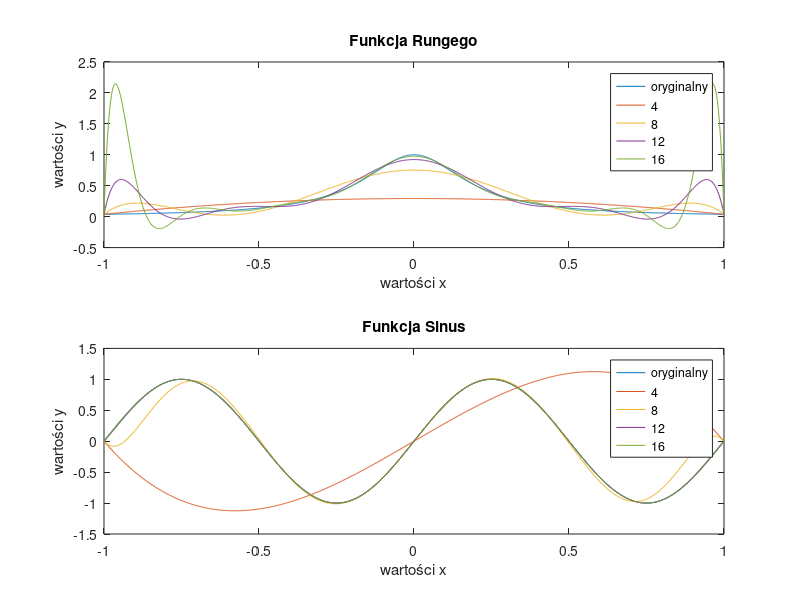

Recreate this plot in MATLAB.
function [V, original_Runge, original_sine, interpolated_Runge, interpolated_sine] = zadanie1()
% Rozmiar tablic komórkowych (cell arrays) V, interpolated_Runge, interpolated_sine: [1,4].
% V{i} zawiera macierz Vandermonde wyznaczoną dla liczby węzłów interpolacji równej N(i)
% original_Runge - wektor wierszowy zawierający wartości funkcji Runge dla wektora x_fine=linspace(-1, 1, 1000)
% original_sine - wektor wierszowy zawierający wartości funkcji sinus dla wektora x_fine
% interpolated_Runge{i} stanowi wierszowy wektor wartości funkcji interpolującej 
%       wyznaczonej dla funkcji Runge (wielomian stopnia N(i)-1) w punktach x_fine
% interpolated_sine{i} stanowi wierszowy wektor wartości funkcji interpolującej
%       wyznaczonej dla funkcji sinus (wielomian stopnia N(i)-1) w punktach x_fine
    N = 4:4:16;
    x_fine = linspace(-1, 1, 1000);
    runge_function = @(x) 1 ./ (1 + 25 * x.^2);

    original_Runge = runge_function(x_fine);

    subplot(2,1,1);
    plot(x_fine, original_Runge);
    hold on;
    for i = 1:length(N)
        V{i} = vandermonde_matrix(N(i));% macierz Vandermonde
        x_coarse = linspace(-1, 1, N(i)); % Węzły interpolacji
        y_runge = runge_function(x_coarse); % Wartości funkcji Runge w węzłach interpolacji
        coeff_runge = V{i}\y_runge'; % współczynniki wielomianu interpolującego
        interpolated_Runge{i} = polyval(flipud(coeff_runge), x_fine); % wartosci funkcji interpolującej
        plot (x_fine, interpolated_Runge{i});
    end
    title('Funkcja Rungego');
     xlabel('wartości x');
     ylabel('wartości y');
     legend('oryginalny','4', '8','12','16');
    hold off


    original_sine = sin(2 * pi * x_fine);
    subplot(2,1,2);
    plot(x_fine, original_sine);
    hold on;
    for i = 1:length(N)
        x_coarse = linspace(-1, 1, N(i));
        sin_y = sin(2 * pi * x_coarse);
        coeff_sine = V{i}\sin_y';
        interpolated_sine{i} = polyval(flipud(coeff_sine), x_fine);
        plot (x_fine,interpolated_sine{i});
    end
    title('Funkcja Sinus');
    xlabel('wartości x');
    ylabel('wartości y');
    legend('oryginalny','4', '8','12','16');

    hold off
    print -dpng zadanie1.png 
    hold off
end

function V = vandermonde_matrix(N)
    % Generuje macierz Vandermonde dla N równomiernie rozmieszczonych w przedziale [-1, 1] węzłów interpolacji
    x_coarse = linspace(-1,1,N);
    vector = ones(1, N);

    V = [];
    V = [vector',V];
    for i = 1:N-1
       vector = power(x_coarse,i); 
       V = [V,vector'];
    end

end

